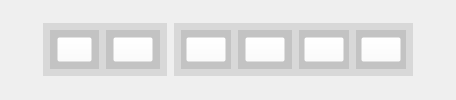
    <widget class="QWidget" name="Background" native="true">
     <layout class="QGridLayout" name="gridLayout_10">
      <property name="leftMargin">
       <number>0</number>
      </property>
      <property name="topMargin">
       <number>0</number>
      </property>
      <property name="rightMargin">
       <number>0</number>
      </property>
      <property name="bottomMargin">
       <number>0</number>
      </property>
      <property name="spacing">
       <number>7</number>
      </property>
      <item row="0" column="2">
       <widget class="QWidget" name="tools_background" native="true">
        <property name="sizePolicy">
         <sizepolicy hsizetype="Maximum" vsizetype="Maximum">
          <horstretch>1</horstretch>
          <verstretch>0</verstretch>
         </sizepolicy>
        </property>
        <property name="styleSheet">
         <string notr="true">background-color: rgba(0, 0, 0, 25);</string>
        </property>
        <layout class="QGridLayout" name="gridLayout_5">
         <property name="leftMargin">
          <number>7</number>
         </property>
         <property name="topMargin">
          <number>7</number>
         </property>
         <property name="rightMargin">
          <number>7</number>
         </property>
         <property name="bottomMargin">
          <number>7</number>
         </property>
         <property name="horizontalSpacing">
          <number>7</number>
         </property>
         <property name="verticalSpacing">
          <number>0</number>
         </property>
         <item row="0" column="2">
          <widget class="QWidget" name="mode_line_background" native="true">
           <property name="sizePolicy">
            <sizepolicy hsizetype="Maximum" vsizetype="Minimum">
             <horstretch>0</horstretch>
             <verstretch>0</verstretch>
            </sizepolicy>
           </property>
           <property name="styleSheet">
            <string notr="true">background-color: rgba(0, 0, 0, 25);</string>
           </property>
           <layout class="QGridLayout" name="gridLayout_8">
            <property name="leftMargin">
             <number>5</number>
            </property>
            <property name="topMargin">
             <number>5</number>
            </property>
            <property name="rightMargin">
             <number>5</number>
            </property>
            <property name="bottomMargin">
             <number>5</number>
            </property>
            <item row="0" column="0">
             <widget class="QPushButton" name="mode_line_button">
              <property name="sizePolicy">
               <sizepolicy hsizetype="Maximum" vsizetype="Maximum">
                <horstretch>0</horstretch>
                <verstretch>0</verstretch>
               </sizepolicy>
              </property>
              <property name="minimumSize">
               <size>
                <width>36</width>
                <height>25</height>
               </size>
              </property>
              <property name="styleSheet">
               <string notr="true">background-color: rgba(255, 255, 255, 0);
border-image: url(:/Buttons/Resourse/Buttons/Drawing/Line.png);</string>
              </property>
              <property name="text">
               <string/>
              </property>
             </widget>
            </item>
           </layout>
          </widget>
         </item>
         <item row="0" column="1">
          <widget class="QWidget" name="mode_eraser_background" native="true">
           <property name="sizePolicy">
            <sizepolicy hsizetype="Maximum" vsizetype="Maximum">
             <horstretch>0</horstretch>
             <verstretch>0</verstretch>
            </sizepolicy>
           </property>
           <property name="styleSheet">
            <string notr="true">background-color: rgba(0, 0, 0, 25);</string>
           </property>
           <layout class="QGridLayout" name="gridLayout_7">
            <property name="leftMargin">
             <number>7</number>
            </property>
            <property name="topMargin">
             <number>7</number>
            </property>
            <property name="rightMargin">
             <number>7</number>
            </property>
            <property name="bottomMargin">
             <number>7</number>
            </property>
            <item row="0" column="0">
             <widget class="QPushButton" name="mode_eraser_button">
              <property name="sizePolicy">
               <sizepolicy hsizetype="Maximum" vsizetype="Maximum">
                <horstretch>0</horstretch>
                <verstretch>0</verstretch>
               </sizepolicy>
              </property>
              <property name="minimumSize">
               <size>
                <width>36</width>
                <height>25</height>
               </size>
              </property>
              <property name="styleSheet">
               <string notr="true">background-color: rgba(255, 255, 255, 0);
border-image: url(:/Buttons/Resourse/Buttons/Drawing/Eraser.png);</string>
              </property>
              <property name="text">
               <string/>
              </property>
             </widget>
            </item>
           </layout>
          </widget>
         </item>
         <item row="0" column="0">
          <widget class="QWidget" name="mode_pen_background" native="true">
           <property name="sizePolicy">
            <sizepolicy hsizetype="Maximum" vsizetype="Minimum">
             <horstretch>0</horstretch>
             <verstretch>0</verstretch>
            </sizepolicy>
           </property>
           <property name="styleSheet">
            <string notr="true">background-color: rgba(0, 0, 0, 25);</string>
           </property>
           <layout class="QGridLayout" name="gridLayout_6">
            <property name="leftMargin">
             <number>5</number>
            </property>
            <property name="topMargin">
             <number>5</number>
            </property>
            <property name="rightMargin">
             <number>5</number>
            </property>
            <property name="bottomMargin">
             <number>5</number>
            </property>
            <item row="0" column="0">
             <widget class="QPushButton" name="mode_pen_button">
              <property name="sizePolicy">
               <sizepolicy hsizetype="Maximum" vsizetype="Maximum">
                <horstretch>0</horstretch>
                <verstretch>0</verstretch>
               </sizepolicy>
              </property>
              <property name="minimumSize">
               <size>
                <width>36</width>
                <height>25</height>
               </size>
              </property>
              <property name="styleSheet">
               <string notr="true">background-color: rgba(255, 255, 255, 0);
border-image: url(:/Buttons/Resourse/Buttons/Drawing/Pen.png);</string>
              </property>
              <property name="text">
               <string/>
              </property>
             </widget>
            </item>
           </layout>
          </widget>
         </item>
         <item row="0" column="3">
          <widget class="QWidget" name="mode_figure_background" native="true">
           <property name="sizePolicy">
            <sizepolicy hsizetype="Maximum" vsizetype="Minimum">
             <horstretch>0</horstretch>
             <verstretch>0</verstretch>
            </sizepolicy>
           </property>
           <property name="styleSheet">
            <string notr="true">background-color: rgba(0, 0, 0, 25);</string>
           </property>
           <layout class="QGridLayout" name="gridLayout_9">
            <property name="leftMargin">
             <number>5</number>
            </property>
            <property name="topMargin">
             <number>5</number>
            </property>
            <property name="rightMargin">
             <number>5</number>
            </property>
            <property name="bottomMargin">
             <number>5</number>
            </property>
            <item row="0" column="0">
             <widget class="QPushButton" name="mode_figure_button">
              <property name="sizePolicy">
               <sizepolicy hsizetype="Maximum" vsizetype="Maximum">
                <horstretch>0</horstretch>
                <verstretch>0</verstretch>
               </sizepolicy>
              </property>
              <property name="minimumSize">
               <size>
                <width>36</width>
                <height>25</height>
               </size>
              </property>
              <property name="styleSheet">
               <string notr="true">background-color: rgba(255, 255, 255, 0);
border-image: url(:/Buttons/Resourse/Buttons/Drawing/Shapes.png);</string>
              </property>
              <property name="text">
               <string/>
              </property>
             </widget>
            </item>
           </layout>
          </widget>
         </item>
        </layout>
       </widget>
      </item>
      <item row="0" column="1">
       <widget class="QWidget" name="parameters_background" native="true">
        <property name="sizePolicy">
         <sizepolicy hsizetype="Maximum" vsizetype="Minimum">
          <horstretch>0</horstretch>
          <verstretch>0</verstretch>
         </sizepolicy>
        </property>
        <property name="styleSheet">
         <string notr="true">background-color: rgba(0, 0, 0, 25);</string>
        </property>
        <layout class="QGridLayout" name="gridLayout_22">
         <property name="sizeConstraint">
          <enum>QLayout::SetDefaultConstraint</enum>
         </property>
         <property name="leftMargin">
          <number>7</number>
         </property>
         <property name="topMargin">
          <number>7</number>
         </property>
         <property name="rightMargin">
          <number>7</number>
         </property>
         <property name="bottomMargin">
          <number>7</number>
         </property>
         <property name="spacing">
          <number>7</number>
         </property>
         <item row="0" column="1">
          <widget class="QWidget" name="button_clear_background" native="true">
           <property name="sizePolicy">
            <sizepolicy hsizetype="Maximum" vsizetype="Maximum">
             <horstretch>0</horstretch>
             <verstretch>0</verstretch>
            </sizepolicy>
           </property>
           <property name="minimumSize">
            <size>
             <width>46</width>
             <height>35</height>
            </size>
           </property>
           <layout class="QGridLayout" name="gridLayout_30">
            <property name="leftMargin">
             <number>7</number>
            </property>
            <property name="topMargin">
             <number>7</number>
            </property>
            <property name="rightMargin">
             <number>7</number>
            </property>
            <property name="bottomMargin">
             <number>7</number>
            </property>
            <item row="0" column="1">
             <widget class="QPushButton" name="button_clear">
              <property name="sizePolicy">
               <sizepolicy hsizetype="Maximum" vsizetype="Maximum">
                <horstretch>0</horstretch>
                <verstretch>0</verstretch>
               </sizepolicy>
              </property>
              <property name="minimumSize">
               <size>
                <width>36</width>
                <height>25</height>
               </size>
              </property>
              <property name="autoFillBackground">
               <bool>false</bool>
              </property>
              <property name="styleSheet">
               <string notr="true">background-color: rgba(255, 255, 255, 0);
border-image: url(:/Buttons/Resourse/Buttons/Drawing/Broom.png);</string>
              </property>
              <property name="text">
               <string/>
              </property>
              <property name="iconSize">
               <size>
                <width>0</width>
                <height>0</height>
               </size>
              </property>
             </widget>
            </item>
           </layout>
          </widget>
         </item>
         <item row="0" column="0">
          <widget class="QWidget" name="button_displays_background" native="true">
           <property name="sizePolicy">
            <sizepolicy hsizetype="Maximum" vsizetype="Minimum">
             <horstretch>0</horstretch>
             <verstretch>0</verstretch>
            </sizepolicy>
           </property>
           <layout class="QGridLayout" name="gridLayout_31">
            <property name="leftMargin">
             <number>7</number>
            </property>
            <property name="topMargin">
             <number>7</number>
            </property>
            <property name="rightMargin">
             <number>7</number>
            </property>
            <property name="bottomMargin">
             <number>7</number>
            </property>
            <item row="0" column="0">
             <widget class="QPushButton" name="button_displays">
              <property name="sizePolicy">
               <sizepolicy hsizetype="Maximum" vsizetype="Maximum">
                <horstretch>0</horstretch>
                <verstretch>0</verstretch>
               </sizepolicy>
              </property>
              <property name="minimumSize">
               <size>
                <width>35</width>
                <height>25</height>
               </size>
              </property>
              <property name="maximumSize">
               <size>
                <width>35</width>
                <height>25</height>
               </size>
              </property>
              <property name="autoFillBackground">
               <bool>false</bool>
              </property>
              <property name="styleSheet">
               <string notr="true">background-color: rgba(255, 255, 255, 0);
border-image: url(:/Buttons/Resourse/Buttons/Drawing/Show.png);</string>
              </property>
              <property name="text">
               <string/>
              </property>
              <property name="iconSize">
               <size>
                <width>0</width>
                <height>0</height>
               </size>
              </property>
             </widget>
            </item>
           </layout>
          </widget>
         </item>
        </layout>
       </widget>
      </item>
      <item row="0" column="3">
       <widget class="QWidget" name="rightedge" native="true">
        <property name="sizePolicy">
         <sizepolicy hsizetype="Maximum" vsizetype="Preferred">
          <horstretch>0</horstretch>
          <verstretch>0</verstretch>
         </sizepolicy>
        </property>
        <property name="styleSheet">
         <string notr="true">background-color: rgba(255, 255, 255, 0);</string>
        </property>
        <layout class="QGridLayout" name="gridLayout_3">
         <property name="leftMargin">
          <number>0</number>
         </property>
         <property name="topMargin">
          <number>0</number>
         </property>
         <property name="rightMargin">
          <number>0</number>
         </property>
         <property name="bottomMargin">
          <number>0</number>
         </property>
         <property name="spacing">
          <number>0</number>
         </property>
         <item row="0" column="0">
          <widget class="QLabel" name="rightedge_label">
           <property name="sizePolicy">
            <sizepolicy hsizetype="Minimum" vsizetype="Minimum">
             <horstretch>0</horstretch>
             <verstretch>0</verstretch>
            </sizepolicy>
           </property>
           <property name="minimumSize">
            <size>
             <width>36</width>
             <height>0</height>
            </size>
           </property>
           <property name="styleSheet">
            <string notr="true">background-color: rgba(255, 255, 255, 0);
border-image: url(:/Buttons/Resourse/Buttons/Draggable.png);</string>
           </property>
           <property name="text">
            <string/>
           </property>
          </widget>
         </item>
        </layout>
       </widget>
      </item>
      <item row="0" column="0">
       <widget class="QWidget" name="leftedge" native="true">
        <property name="sizePolicy">
         <sizepolicy hsizetype="Maximum" vsizetype="Preferred">
          <horstretch>0</horstretch>
          <verstretch>0</verstretch>
         </sizepolicy>
        </property>
        <property name="styleSheet">
         <string notr="true">background-color: rgba(255, 255, 255, 0);</string>
        </property>
        <layout class="QGridLayout" name="gridLayout_2">
         <property name="leftMargin">
          <number>0</number>
         </property>
         <property name="topMargin">
          <number>0</number>
         </property>
         <property name="rightMargin">
          <number>0</number>
         </property>
         <property name="bottomMargin">
          <number>0</number>
         </property>
         <property name="spacing">
          <number>0</number>
         </property>
         <item row="0" column="1">
          <widget class="QLabel" name="leftedge_label">
           <property name="sizePolicy">
            <sizepolicy hsizetype="Minimum" vsizetype="Minimum">
             <horstretch>0</horstretch>
             <verstretch>0</verstretch>
            </sizepolicy>
           </property>
           <property name="minimumSize">
            <size>
             <width>36</width>
             <height>0</height>
            </size>
           </property>
           <property name="styleSheet">
            <string notr="true">background-color: rgba(255, 255, 255, 0);
border-image: url(:/Buttons/Resourse/Buttons/Draggable.png);</string>
           </property>
           <property name="text">
            <string/>
           </property>
          </widget>
         </item>
        </layout>
       </widget>
      </item>
     </layout>
    </widget>
